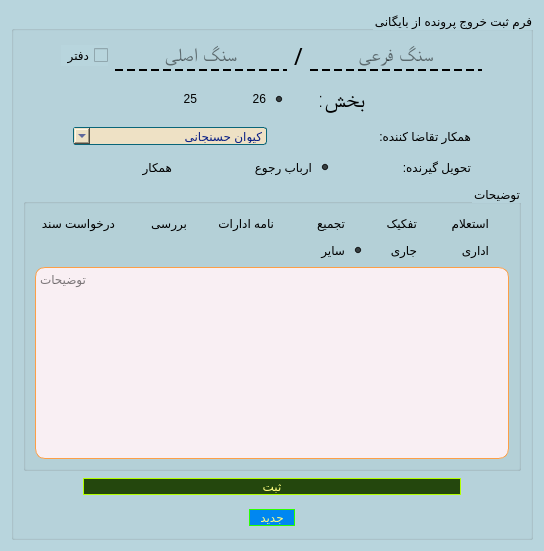
      <widget class="QWidget" name="tab1_inputData">
       <property name="layoutDirection">
        <enum>Qt::RightToLeft</enum>
       </property>
       <property name="styleSheet">
        <string notr="true">QWidget{
background-color: #b8d5dd  ;
}
QGroupBox{
background-color: rgba(0, 0, 0, 0);
}
QLineEdit{
background-color: rgba(0, 0, 0, 0);
font: 75 14pt &quot;A Arghavan&quot;;
border-style: dashed;
border-bottom-width: 2px;
}
QRadioButton{
background-color: rgba(0, 0, 0, 0);
font: 75 14pt &quot;A Arghavan&quot;;
}
QLabel{
background-color: rgba(0, 0, 0, 0);
font: 75 17pt &quot;A Arsoo&quot;;
}
QComboBox{
background-color: #eee1c5   ;
font: 75 10pt &quot;A Arsoo&quot;;
color:#0A1F85;
border: 1px solid #096578  ;
border-radius: 3px;
}
QTextEdit{
background-color: #f9eff3 ;
font: 75 9pt &quot;A Arsoo&quot;;
border: 1px solid  #fc9f47    ;
border-radius: 10px;
}
QCheckBox{
font: 75 12pt &quot;A Arsoo&quot;;
}
QStatusBar{
background-color:rgb(33, 33, 33);
color: rgb(0, 255, 59);
border:1px solid rgbrgb(0, 148, 0);
border-radius:2px;
	font: 8pt &quot;Dast Nevis&quot;;
}
</string>
       </property>
       <attribute name="title">
        <string>ورود اطلاعات</string>
       </attribute>
       <layout class="QGridLayout" name="gridLayout_4">
        <item row="0" column="1">
         <widget class="QGroupBox" name="groupBox_inputData">
          <property name="title">
           <string>فرم ثبت خروج پرونده از بایگانی</string>
          </property>
          <layout class="QGridLayout" name="gridLayout_2">
           <item row="6" column="0">
            <widget class="QGroupBox" name="groupBox_Tozihat">
             <property name="statusTip">
              <string>  علت درخواست پرونده از بایگانی  </string>
             </property>
             <property name="layoutDirection">
              <enum>Qt::RightToLeft</enum>
             </property>
             <property name="styleSheet">
              <string notr="true">QRadioButton{
font: 75 11pt &quot;A Arsoo&quot;;
}</string>
             </property>
             <property name="title">
              <string>توضیحات</string>
             </property>
             <layout class="QGridLayout" name="gridLayout_6">
              <item row="3" column="0" colspan="6">
               <widget class="QTextEdit" name="textEdit_Tozihat">
                <property name="enabled">
                 <bool>true</bool>
                </property>
                <property name="cursor" stdset="0">
                 <cursorShape>IBeamCursor</cursorShape>
                </property>
                <property name="statusTip">
                 <string>توضیحات خود را در این بخش بنویسید</string>
                </property>
                <property name="placeholderText">
                 <string>توضیحات</string>
                </property>
               </widget>
              </item>
              <item row="0" column="0">
               <widget class="QRadioButton" name="radioButton_estelam">
                <property name="text">
                 <string>استعلام</string>
                </property>
               </widget>
              </item>
              <item row="1" column="1">
               <widget class="QRadioButton" name="radioButton_Jari">
                <property name="text">
                 <string>جاری</string>
                </property>
               </widget>
              </item>
              <item row="1" column="0">
               <widget class="QRadioButton" name="radioButton_edary">
                <property name="text">
                 <string>اداری</string>
                </property>
               </widget>
              </item>
              <item row="1" column="2">
               <widget class="QRadioButton" name="radioButton_sayer">
                <property name="text">
                 <string>سایر</string>
                </property>
                <property name="checked">
                 <bool>true</bool>
                </property>
               </widget>
              </item>
              <item row="0" column="1">
               <widget class="QRadioButton" name="radioButton_tafkik">
                <property name="text">
                 <string>تفکیک</string>
                </property>
               </widget>
              </item>
              <item row="0" column="2">
               <widget class="QRadioButton" name="radioButton_tajmii">
                <property name="text">
                 <string>تجمیع</string>
                </property>
               </widget>
              </item>
              <item row="0" column="3">
               <widget class="QRadioButton" name="radioButton_nameEdarat">
                <property name="text">
                 <string>نامه ادارات</string>
                </property>
               </widget>
              </item>
              <item row="0" column="4">
               <widget class="QRadioButton" name="radioButton_Baresi">
                <property name="text">
                 <string>بررسی</string>
                </property>
               </widget>
              </item>
              <item row="0" column="5">
               <widget class="QRadioButton" name="radioButton_darKhastSanad">
                <property name="text">
                 <string>درخواست سند</string>
                </property>
               </widget>
              </item>
             </layout>
            </widget>
           </item>
           <item row="0" column="0">
            <layout class="QHBoxLayout" name="horizontalLayout_Sang">
             <item>
              <spacer name="horizontalSpacer">
               <property name="orientation">
                <enum>Qt::Horizontal</enum>
               </property>
               <property name="sizeHint" stdset="0">
                <size>
                 <width>38</width>
                 <height>20</height>
                </size>
               </property>
              </spacer>
             </item>
             <item>
              <widget class="QLineEdit" name="lineEdit_sangFari">
               <property name="font">
                <font>
                 <family>A Arghavan</family>
                 <pointsize>14</pointsize>
                 <weight>9</weight>
                 <italic>false</italic>
                 <bold>false</bold>
                </font>
               </property>
               <property name="statusTip">
                <string>سنگ فرعی را وارد کنید</string>
               </property>
               <property name="styleSheet">
                <string notr="true"/>
               </property>
               <property name="alignment">
                <set>Qt::AlignCenter</set>
               </property>
               <property name="placeholderText">
                <string>سنگ فرعی</string>
               </property>
              </widget>
             </item>
             <item>
              <widget class="QLabel" name="label">
               <property name="sizePolicy">
                <sizepolicy hsizetype="Preferred" vsizetype="Preferred">
                 <horstretch>0</horstretch>
                 <verstretch>0</verstretch>
                </sizepolicy>
               </property>
               <property name="font">
                <font>
                 <family>A Arsoo</family>
                 <pointsize>17</pointsize>
                 <weight>9</weight>
                 <italic>false</italic>
                 <bold>false</bold>
                </font>
               </property>
               <property name="text">
                <string>/</string>
               </property>
               <property name="alignment">
                <set>Qt::AlignCenter</set>
               </property>
               <property name="margin">
                <number>5</number>
               </property>
              </widget>
             </item>
             <item>
              <widget class="QLineEdit" name="lineEdit_sangAsli">
               <property name="font">
                <font>
                 <family>A Arghavan</family>
                 <pointsize>14</pointsize>
                 <weight>9</weight>
                 <italic>false</italic>
                 <bold>false</bold>
                </font>
               </property>
               <property name="statusTip">
                <string>سنگ اصلی را وارد کنید</string>
               </property>
               <property name="styleSheet">
                <string notr="true"/>
               </property>
               <property name="locale">
                <locale language="English" country="UnitedStates"/>
               </property>
               <property name="inputMethodHints">
                <set>Qt::ImhHiddenText</set>
               </property>
               <property name="alignment">
                <set>Qt::AlignCenter</set>
               </property>
               <property name="placeholderText">
                <string>سنگ اصلی</string>
               </property>
              </widget>
             </item>
             <item>
              <widget class="QCheckBox" name="checkBox_daftar">
               <property name="cursor">
                <cursorShape>PointingHandCursor</cursorShape>
               </property>
               <property name="statusTip">
                <string>   درخواست دریافت دفتر از بایگانی  </string>
               </property>
               <property name="text">
                <string>دفتر</string>
               </property>
              </widget>
             </item>
             <item>
              <spacer name="horizontalSpacer_2">
               <property name="orientation">
                <enum>Qt::Horizontal</enum>
               </property>
               <property name="sizeHint" stdset="0">
                <size>
                 <width>38</width>
                 <height>20</height>
                </size>
               </property>
              </spacer>
             </item>
            </layout>
           </item>
           <item row="2" column="0">
            <layout class="QHBoxLayout" name="horizontalLayout_QRadio">
             <property name="spacing">
              <number>30</number>
             </property>
             <property name="leftMargin">
              <number>10</number>
             </property>
             <property name="topMargin">
              <number>7</number>
             </property>
             <property name="rightMargin">
              <number>10</number>
             </property>
             <property name="bottomMargin">
              <number>7</number>
             </property>
             <item>
              <spacer name="horizontalSpacer_3">
               <property name="orientation">
                <enum>Qt::Horizontal</enum>
               </property>
               <property name="sizeHint" stdset="0">
                <size>
                 <width>40</width>
                 <height>20</height>
                </size>
               </property>
              </spacer>
             </item>
             <item>
              <widget class="QLabel" name="label_2">
               <property name="font">
                <font>
                 <family>A Arsoo</family>
                 <pointsize>17</pointsize>
                 <weight>9</weight>
                 <italic>false</italic>
                 <bold>false</bold>
                </font>
               </property>
               <property name="statusTip">
                <string>بخش را انتخاب کنید</string>
               </property>
               <property name="text">
                <string>بخش:</string>
               </property>
              </widget>
             </item>
             <item>
              <widget class="QRadioButton" name="radioButton_bakhsh26">
               <property name="cursor">
                <cursorShape>PointingHandCursor</cursorShape>
               </property>
               <property name="statusTip">
                <string>بخش 26 گیلان</string>
               </property>
               <property name="text">
                <string>26</string>
               </property>
               <property name="checked">
                <bool>true</bool>
               </property>
               <attribute name="buttonGroup">
                <string notr="true">buttonGroup_2</string>
               </attribute>
              </widget>
             </item>
             <item>
              <widget class="QRadioButton" name="radioButton_bakhsh25">
               <property name="cursor">
                <cursorShape>PointingHandCursor</cursorShape>
               </property>
               <property name="statusTip">
                <string>بخش 25 گیلان</string>
               </property>
               <property name="text">
                <string>25</string>
               </property>
               <property name="checked">
                <bool>false</bool>
               </property>
               <attribute name="buttonGroup">
                <string notr="true">buttonGroup_2</string>
               </attribute>
              </widget>
             </item>
             <item>
              <spacer name="horizontalSpacer_4">
               <property name="orientation">
                <enum>Qt::Horizontal</enum>
               </property>
               <property name="sizeHint" stdset="0">
                <size>
                 <width>40</width>
                 <height>20</height>
                </size>
               </property>
              </spacer>
             </item>
            </layout>
           </item>
           <item row="4" column="0">
            <layout class="QHBoxLayout" name="horizontalLayout_DarkhastKonande">
             <property name="spacing">
              <number>10</number>
             </property>
             <property name="leftMargin">
              <number>10</number>
             </property>
             <property name="topMargin">
              <number>0</number>
             </property>
             <property name="rightMargin">
              <number>10</number>
             </property>
             <property name="bottomMargin">
              <number>0</number>
             </property>
             <item>
              <spacer name="horizontalSpacer_5">
               <property name="orientation">
                <enum>Qt::Horizontal</enum>
               </property>
               <property name="sizeType">
                <enum>QSizePolicy::Fixed</enum>
               </property>
               <property name="sizeHint" stdset="0">
                <size>
                 <width>40</width>
                 <height>20</height>
                </size>
               </property>
              </spacer>
             </item>
             <item>
              <widget class="QLabel" name="label_3">
               <property name="statusTip">
                <string>همکار تقاضا کننده پرونده را مشخص کنید</string>
               </property>
               <property name="text">
                <string>همکار تقاضا کننده:</string>
               </property>
              </widget>
             </item>
             <item>
              <widget class="QComboBox" name="comboBox_Hamkaran">
               <property name="sizePolicy">
                <sizepolicy hsizetype="Preferred" vsizetype="Fixed">
                 <horstretch>0</horstretch>
                 <verstretch>0</verstretch>
                </sizepolicy>
               </property>
               <property name="cursor">
                <cursorShape>PointingHandCursor</cursorShape>
               </property>
               <property name="statusTip">
                <string>همکار تقاضا کننده پرونده را مشخص کنید</string>
               </property>
               <property name="editable">
                <bool>false</bool>
               </property>
               <property name="currentText">
                <string>کیوان حسنجانی</string>
               </property>
               <item>
                <property name="text">
                 <string>کیوان حسنجانی</string>
                </property>
               </item>
               <item>
                <property name="text">
                 <string>صائمه امجدی</string>
                </property>
               </item>
               <item>
                <property name="text">
                 <string>سیدمحمد آتشی</string>
                </property>
               </item>
               <item>
                <property name="text">
                 <string>علی رحمانی</string>
                </property>
               </item>
               <item>
                <property name="text">
                 <string>آرمان کاظمی</string>
                </property>
               </item>
               <item>
                <property name="text">
                 <string>یداله شهبازی</string>
                </property>
               </item>
               <item>
                <property name="text">
                 <string>سیدرشید کاظمی</string>
                </property>
               </item>
               <item>
                <property name="text">
                 <string>سیدمحمد موسوی</string>
                </property>
               </item>
               <item>
                <property name="text">
                 <string>صدیقه روشن</string>
                </property>
               </item>
               <item>
                <property name="text">
                 <string>محسن مهرافشان</string>
                </property>
               </item>
               <item>
                <property name="text">
                 <string>علیرضا آزادی</string>
                </property>
               </item>
               <item>
                <property name="text">
                 <string>سایر</string>
                </property>
               </item>
              </widget>
             </item>
             <item>
              <spacer name="horizontalSpacer_6">
               <property name="orientation">
                <enum>Qt::Horizontal</enum>
               </property>
               <property name="sizeType">
                <enum>QSizePolicy::Fixed</enum>
               </property>
               <property name="sizeHint" stdset="0">
                <size>
                 <width>40</width>
                 <height>20</height>
                </size>
               </property>
              </spacer>
             </item>
            </layout>
           </item>
           <item row="5" column="0">
            <layout class="QHBoxLayout" name="horizontalLayout_TahvilGirande">
             <property name="spacing">
              <number>20</number>
             </property>
             <property name="leftMargin">
              <number>10</number>
             </property>
             <property name="topMargin">
              <number>5</number>
             </property>
             <property name="rightMargin">
              <number>10</number>
             </property>
             <property name="bottomMargin">
              <number>0</number>
             </property>
             <item>
              <spacer name="horizontalSpacer_8">
               <property name="orientation">
                <enum>Qt::Horizontal</enum>
               </property>
               <property name="sizeType">
                <enum>QSizePolicy::Fixed</enum>
               </property>
               <property name="sizeHint" stdset="0">
                <size>
                 <width>40</width>
                 <height>20</height>
                </size>
               </property>
              </spacer>
             </item>
             <item>
              <widget class="QLabel" name="label_4">
               <property name="statusTip">
                <string>تحویل گیرنده پرونده از بایگانی را انتخاب کنید</string>
               </property>
               <property name="text">
                <string>تحویل گیرنده:</string>
               </property>
              </widget>
             </item>
             <item>
              <widget class="QRadioButton" name="radioButton_arbabRojo">
               <property name="cursor">
                <cursorShape>PointingHandCursor</cursorShape>
               </property>
               <property name="statusTip">
                <string>تحویل گیرنده پرونده از بایگانی را انتخاب کنید</string>
               </property>
               <property name="text">
                <string>ارباب رجوع</string>
               </property>
               <property name="checked">
                <bool>true</bool>
               </property>
               <attribute name="buttonGroup">
                <string notr="true">buttonGroup_3</string>
               </attribute>
              </widget>
             </item>
             <item>
              <widget class="QRadioButton" name="radioButton_hamkar">
               <property name="cursor">
                <cursorShape>PointingHandCursor</cursorShape>
               </property>
               <property name="statusTip">
                <string>تحویل گیرنده پرونده از بایگانی را انتخاب کنید</string>
               </property>
               <property name="text">
                <string>همکار</string>
               </property>
               <attribute name="buttonGroup">
                <string notr="true">buttonGroup_3</string>
               </attribute>
              </widget>
             </item>
             <item>
              <spacer name="horizontalSpacer_7">
               <property name="orientation">
                <enum>Qt::Horizontal</enum>
               </property>
               <property name="sizeType">
                <enum>QSizePolicy::Fixed</enum>
               </property>
               <property name="sizeHint" stdset="0">
                <size>
                 <width>40</width>
                 <height>20</height>
                </size>
               </property>
              </spacer>
             </item>
            </layout>
           </item>
           <item row="7" column="0">
            <layout class="QHBoxLayout" name="horizontalLayout_sabtBtn">
             <property name="leftMargin">
              <number>20</number>
             </property>
             <property name="topMargin">
              <number>0</number>
             </property>
             <property name="rightMargin">
              <number>20</number>
             </property>
             <property name="bottomMargin">
              <number>5</number>
             </property>
             <item>
              <spacer name="horizontalSpacer_12">
               <property name="orientation">
                <enum>Qt::Horizontal</enum>
               </property>
               <property name="sizeType">
                <enum>QSizePolicy::Fixed</enum>
               </property>
               <property name="sizeHint" stdset="0">
                <size>
                 <width>40</width>
                 <height>20</height>
                </size>
               </property>
              </spacer>
             </item>
             <item>
              <widget class="QPushButton" name="pushButton_sabt">
               <property name="cursor">
                <cursorShape>PointingHandCursor</cursorShape>
               </property>
               <property name="statusTip">
                <string>برای ثبت کلیک کنید</string>
               </property>
               <property name="styleSheet">
                <string notr="true">QPushButton:hover:!pressed
{
  border: 2px dashed rgb(255, 85, 0);
	background-color: rgb(129, 125, 255);
	color: #FF0000;
}
QPushButton{
background-color: #24470d  ;
font: 14pt &quot;A Arsoo&quot;;
color: rgb(255, 255, 127);
border: 1px solid   #b2ff00  ;
border-radius: 10px;
}</string>
               </property>
               <property name="text">
                <string>ثبت</string>
               </property>
               <property name="autoDefault">
                <bool>false</bool>
               </property>
               <property name="default">
                <bool>false</bool>
               </property>
              </widget>
             </item>
             <item>
              <spacer name="horizontalSpacer_11">
               <property name="orientation">
                <enum>Qt::Horizontal</enum>
               </property>
               <property name="sizeType">
                <enum>QSizePolicy::Fixed</enum>
               </property>
               <property name="sizeHint" stdset="0">
                <size>
                 <width>40</width>
                 <height>20</height>
                </size>
               </property>
              </spacer>
             </item>
            </layout>
           </item>
           <item row="8" column="0">
            <layout class="QHBoxLayout" name="horizontalLayout_btnNew">
             <property name="leftMargin">
              <number>10</number>
             </property>
             <property name="topMargin">
              <number>0</number>
             </property>
             <property name="rightMargin">
              <number>10</number>
             </property>
             <property name="bottomMargin">
              <number>0</number>
             </property>
             <item>
              <spacer name="horizontalSpacer_10">
               <property name="orientation">
                <enum>Qt::Horizontal</enum>
               </property>
               <property name="sizeType">
                <enum>QSizePolicy::Fixed</enum>
               </property>
               <property name="sizeHint" stdset="0">
                <size>
                 <width>40</width>
                 <height>20</height>
                </size>
               </property>
              </spacer>
             </item>
             <item>
              <widget class="QPushButton" name="pushButton_new">
               <property name="sizePolicy">
                <sizepolicy hsizetype="Maximum" vsizetype="Maximum">
                 <horstretch>0</horstretch>
                 <verstretch>0</verstretch>
                </sizepolicy>
               </property>
               <property name="cursor">
                <cursorShape>PointingHandCursor</cursorShape>
               </property>
               <property name="statusTip">
                <string>پاکسازی فرم برای ثبت اطلاعات جدید</string>
               </property>
               <property name="styleSheet">
                <string notr="true">QPushButton:hover:!pressed
{
  border: 2px dashed   #039cff  ;
	background-color:  #cddbab  ;
	color:   #d101ff  ;
}
QPushButton{
background-color:   #0087f1    ;
font: 14pt &quot;A Arsoo&quot;;
color: rgb(255, 255, 127);
border: 1px solid   #2bff01 ;;
border-radius: 10px;
}</string>
               </property>
               <property name="text">
                <string>   جدید   </string>
               </property>
               <property name="shortcut">
                <string>Ctrl+N</string>
               </property>
              </widget>
             </item>
             <item>
              <spacer name="horizontalSpacer_9">
               <property name="orientation">
                <enum>Qt::Horizontal</enum>
               </property>
               <property name="sizeType">
                <enum>QSizePolicy::Fixed</enum>
               </property>
               <property name="sizeHint" stdset="0">
                <size>
                 <width>40</width>
                 <height>20</height>
                </size>
               </property>
              </spacer>
             </item>
            </layout>
           </item>
          </layout>
         </widget>
        </item>
       </layout>
      </widget>
